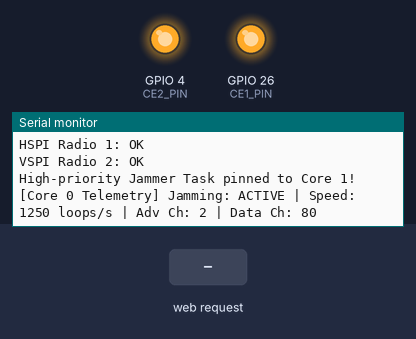
Bench run of a sketch on a simulated ESP32. Parts: output pins drawn as LEDs (lit = HIGH), the last lines printed to the serial monitor. The test bench sets the inputs (shaded band). No radio packets arrive unless stated; pins used as bus, display or sensor lines are not drawn.

Above: at 2.4 s.
2.5 s: HTTP request GET /api/control?action=stop received
At 5.2 s:
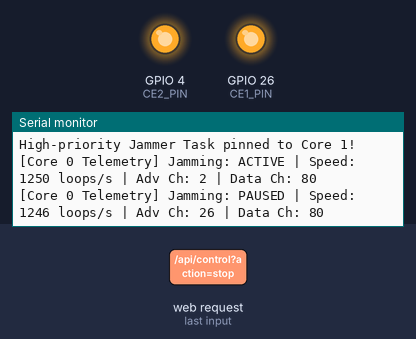
5.5 s: HTTP request GET /api/control?action=start received
At 7.1 s:
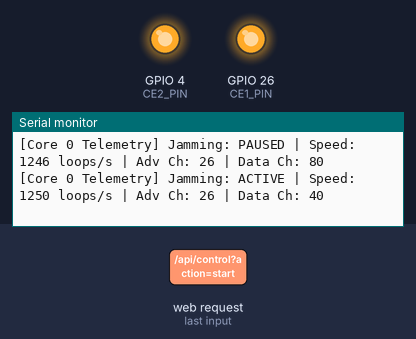

Measured:
- after the input at 2.5 s, the serial monitor: prints a new line after 1.9 s (image 1)
- after the input at 5.5 s, the serial monitor: prints a new line after 1.2 s (image 2)

The sketch:

sketch_sep12a.ino
```cpp
#include "RF24.h"
#include <SPI.h>
#include <WiFi.h>
#include <WebServer.h>
#include "esp_bt.h"
#include "esp_wifi.h"

// Hardware Pin Definitions
const int CE1_PIN = 26;
const int CSN1_PIN = 15;
const int CE2_PIN = 4;
const int CSN2_PIN = 2;

SPIClass *hp = nullptr;
SPIClass *sp = nullptr;

RF24 radio(CE1_PIN, CSN1_PIN, 16000000);   // NRF24-1 HSPI: CE=26, CSN=15
RF24 radio1(CE2_PIN, CSN2_PIN, 16000000);  // NRF24-2 VSPI: CE=4,  CSN=2

// Frequency Channels
const int BLE_ADV_CHANNELS[] = {2, 26, 80}; // BLE Adv Ch 37 (2402MHz), 38 (2426MHz), 39 (2480MHz)
const int BLE_ALL_CHANNELS[] = {
   2,  4,  6,  8, 10, 12, 14, 16, 18, 20,
  22, 24, 26, 28, 30, 32, 34, 36, 38, 40,
  42, 44, 46, 48, 50, 52, 54, 56, 58, 60,
  62, 64, 66, 68, 70, 72, 74, 76, 78, 80
};
const int NUM_BLE_CHANNELS = 40;

const byte junk[32] = {
  0xAA, 0x55, 0xAA, 0x55, 0xDE, 0xAD, 0xBE, 0xEF,
  0xFF, 0x00, 0xFF, 0x00, 0xCA, 0xFE, 0xBA, 0xBE,
  0x13, 0x37, 0x42, 0x69, 0xF0, 0x0F, 0xA5, 0x5A,
  0xCC, 0x33, 0xCC, 0x33, 0x96, 0x69, 0x3C, 0xC3
};

// Global Shared State (Atomic / Volatile for Inter-Core Safety)
volatile bool isJamming = true;
volatile int jammerMode = 0; // 0 = Full Spectrum, 1 = Adv Only, 2 = Data Only
volatile int dwellTimeUs = 300;
volatile int currentPaLevel = 3; // 0=MIN, 1=LOW, 2=HIGH, 3=MAX
volatile unsigned long loopsPerSec = 0;
volatile int currentAdvCh = 2;
volatile int currentDataCh = 2;

bool hspiOK = false;
bool vspiOK = false;

// Web Server on Port 80 (Core 0)
WebServer server(80);

// Core 1 Jammer Task Handle
TaskHandle_t JammerTaskHandle = NULL;

inline void fire(RF24 &r) {
  r.writeFast(&junk, 32);
  r.writeFast(&junk, 32);
  delayMicroseconds(dwellTimeUs);
}

// Dedicated High-Priority Core 1 Jammer Execution Loop
void jammerTask(void *pvParameters) {
  unsigned long loopCounter = 0;
  unsigned long lastCalcTime = millis();
  int advIdx = 0;
  int dataIdx = 0;

  for (;;) {
    if (isJamming) {
      if (hspiOK && (jammerMode == 0 || jammerMode == 1)) {
        currentAdvCh = BLE_ADV_CHANNELS[advIdx];
        radio.setChannel(currentAdvCh);
        fire(radio);
        advIdx = (advIdx + 1) % 3;
      }

      if (vspiOK && (jammerMode == 0 || jammerMode == 2)) {
        currentDataCh = BLE_ALL_CHANNELS[dataIdx];
        radio1.setChannel(currentDataCh);
        fire(radio1);
        dataIdx = (dataIdx + 1) % NUM_BLE_CHANNELS;
      }

      loopCounter++;
      if (loopCounter >= 500) {
        unsigned long now = millis();
        if (now - lastCalcTime > 0) {
          loopsPerSec = (loopCounter * 1000UL) / (now - lastCalcTime);
        }
        loopCounter = 0;
        lastCalcTime = now;
      }
    } else {
      vTaskDelay(pdMS_TO_TICKS(50));
    }
  }
}

// CORS Header Helper
void sendCORS() {
  server.sendHeader("Access-Control-Allow-Origin", "*");
  server.sendHeader("Access-Control-Allow-Methods", "GET, POST, OPTIONS");
  server.sendHeader("Access-Control-Allow-Headers", "Content-Type");
}

void handleOptions() {
  sendCORS();
  server.send(204);
}

void handleStatus() {
  sendCORS();
  String json = "{";
  json += "\"isJamming\":" + String(isJamming ? "true" : "false") + ",";
  json += "\"jammerMode\":" + String(jammerMode) + ",";
  json += "\"dwellTimeUs\":" + String(dwellTimeUs) + ",";
  json += "\"paLevel\":" + String(currentPaLevel) + ",";
  json += "\"loopsPerSec\":" + String(loopsPerSec) + ",";
  json += "\"currentAdvCh\":" + String(currentAdvCh) + ",";
  json += "\"currentDataCh\":" + String(currentDataCh) + ",";
  json += "\"radio1OK\":" + String(hspiOK ? "true" : "false") + ",";
  json += "\"radio2OK\":" + String(vspiOK ? "true" : "false");
  json += "}";
  server.send(200, "application/json", json);
}

void handleControl() {
  sendCORS();
  if (server.hasArg("action")) {
    String act = server.arg("action");
    if (act == "start") isJamming = true;
    else if (act == "stop") isJamming = false;
    else if (act == "toggle") isJamming = !isJamming;
  }
  if (server.hasArg("mode")) {
    jammerMode = server.arg("mode").toInt();
  }
  handleStatus();
}

void handleSettings() {
  sendCORS();
  if (server.hasArg("dwell")) {
    int d = server.arg("dwell").toInt();
    if (d >= 50 && d <= 2000) dwellTimeUs = d;
  }
  if (server.hasArg("pa")) {
    int p = server.arg("pa").toInt();
    if (p >= 0 && p <= 3) {
      currentPaLevel = p;
      rf24_pa_dbm_e level = RF24_PA_MAX;
      if (p == 0) level = RF24_PA_MIN;
      else if (p == 1) level = RF24_PA_LOW;
      else if (p == 2) level = RF24_PA_HIGH;

      if (hspiOK) radio.setPALevel(level, true);
      if (vspiOK) radio1.setPALevel(level, true);
    }
  }
  handleStatus();
}

void setup() {
  Serial.begin(115200);
  delay(1000);

  Serial.println();
  Serial.println("==========================================");
  Serial.println("  ANTI-JAMMER v3.0 (DUAL-CORE + MOBILE AP)");
  Serial.println("==========================================");

  pinMode(CE1_PIN, OUTPUT);
  pinMode(CE2_PIN, OUTPUT);
  digitalWrite(CE1_PIN, HIGH);
  digitalWrite(CE2_PIN, HIGH);

  // Disable internal Bluetooth radio
  esp_bt_controller_deinit();

  // Configure Wi-Fi SoftAP for Mobile Control
  WiFi.mode(WIFI_AP);
  WiFi.softAP("AntiJammer-Control", "12345678");
  IPAddress apIP = WiFi.softAPIP();
  Serial.print("Mobile Control SoftAP Ready! IP Address: ");
  Serial.println(apIP);

  // Configure HTTP Endpoints
  server.on("/api/status", HTTP_GET, handleStatus);
  server.on("/api/control", HTTP_POST, handleControl);
  server.on("/api/control", HTTP_GET, handleControl);
  server.on("/api/settings", HTTP_POST, handleSettings);
  server.on("/api/settings", HTTP_GET, handleSettings);
  server.on("/api/status", HTTP_OPTIONS, handleOptions);
  server.on("/api/control", HTTP_OPTIONS, handleOptions);
  server.on("/api/settings", HTTP_OPTIONS, handleOptions);
  server.begin();
  Serial.println("REST API WebServer started on Port 80");

  // Init HSPI Radio 1
  hp = new SPIClass(HSPI);
  hp->begin(14, 12, 13, 15);
  delay(100);
  if (radio.begin(hp)) {
    Serial.println("HSPI Radio 1: OK");
    radio.setAutoAck(false);
    radio.stopListening();
    radio.setRetries(0, 0);
    radio.setPALevel(RF24_PA_MAX, true);
    radio.setDataRate(RF24_2MBPS);
    radio.setCRCLength(RF24_CRC_DISABLED);
    radio.setPayloadSize(32);
    radio.setAddressWidth(3);
    radio.openWritingPipe(0xE7E7E7LL);
    radio.flush_tx();
    digitalWrite(CE1_PIN, HIGH);
    hspiOK = true;
  } else {
    Serial.println("HSPI Radio 1: FAILED");
  }

  // Init VSPI Radio 2
  sp = new SPIClass(VSPI);
  sp->begin(18, 19, 23, 2);
  delay(100);
  if (radio1.begin(sp)) {
    Serial.println("VSPI Radio 2: OK");
    radio1.setAutoAck(false);
    radio1.stopListening();
    radio1.setRetries(0, 0);
    radio1.setPALevel(RF24_PA_MAX, true);
    radio1.setDataRate(RF24_2MBPS);
    radio1.setCRCLength(RF24_CRC_DISABLED);
    radio1.setPayloadSize(32);
    radio1.setAddressWidth(3);
    radio1.openWritingPipe(0xE7E7E7LL);
    radio1.flush_tx();
    digitalWrite(CE2_PIN, HIGH);
    vspiOK = true;
  } else {
    Serial.println("VSPI Radio 2: FAILED");
  }

  // Create & Pin Jammer Task to Core 1
  xTaskCreatePinnedToCore(
    jammerTask,
    "JammerCore1",
    4096,
    NULL,
    10, // High Priority
    &JammerTaskHandle,
    1  // Pin to Core 1
  );
  Serial.println("High-priority Jammer Task pinned to Core 1!");
}

void loop() {
  // Handle HTTP REST Client requests on Core 0
  server.handleClient();

  static unsigned long lastSerialPrint = 0;
  if (millis() - lastSerialPrint > 2000) {
    Serial.print("[Core 0 Telemetry] Jamming: ");
    Serial.print(isJamming ? "ACTIVE" : "PAUSED");
    Serial.print(" | Speed: ");
    Serial.print(loopsPerSec);
    Serial.print(" loops/s | Adv Ch: ");
    Serial.print(currentAdvCh);
    Serial.print(" | Data Ch: ");
    Serial.println(currentDataCh);
    lastSerialPrint = millis();
  }
}
```
